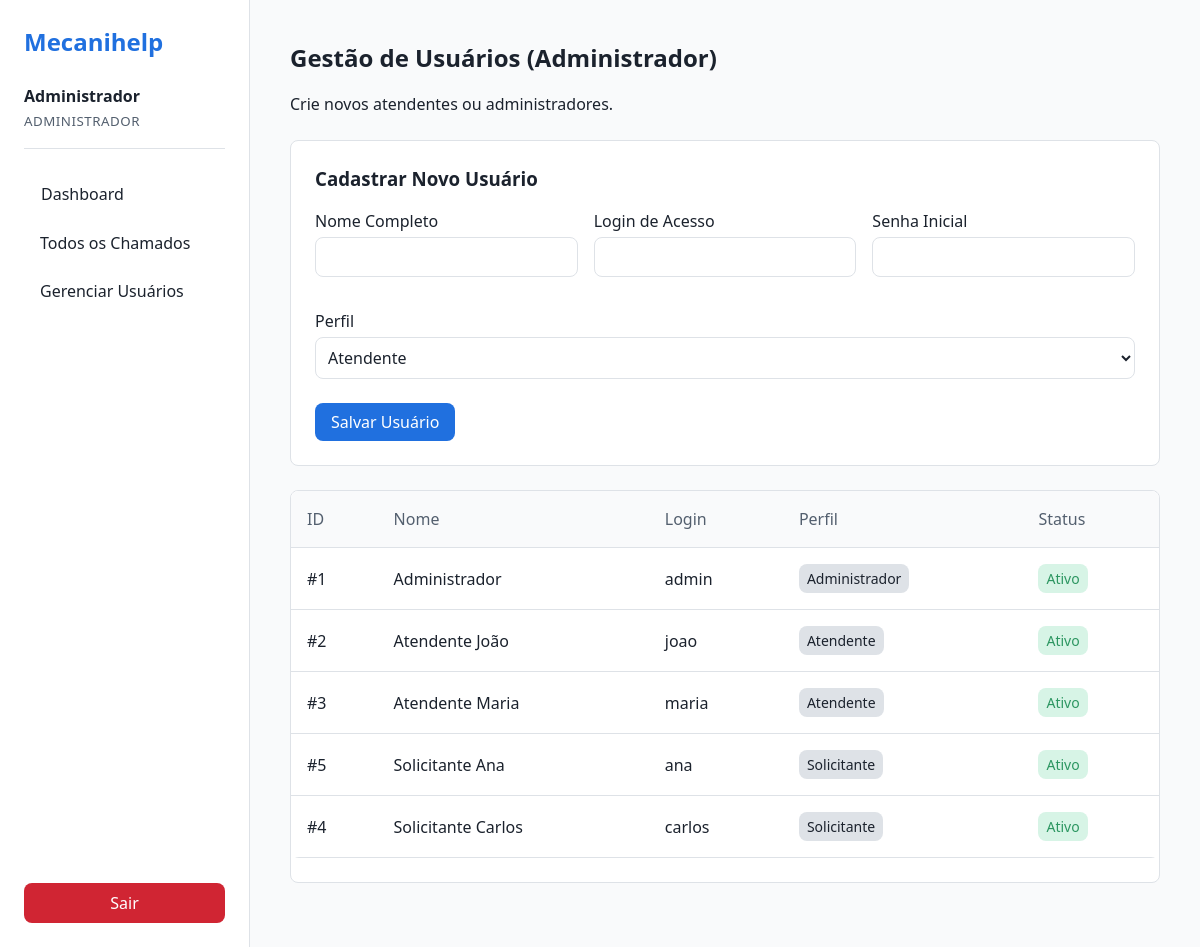
Screenshot of /public/admin/usuarios.php (signed in) with the database file from the repository.
### tables this page shows
CREATE TABLE usuario (
    id_usuario INT PRIMARY KEY AUTO_INCREMENT,
    nome VARCHAR(100) NOT NULL,
    login VARCHAR(50) UNIQUE NOT NULL,
    senha VARCHAR(255) NOT NULL,
    perfil ENUM('solicitante', 'atendente', 'administrador') NOT NULL,
    ativo BOOLEAN NOT NULL DEFAULT TRUE
);

### app/core/Session.php (called while the page is built, shortened)
<?php
class Session {
    public static function get(string $key, $default = null) {
        return $_SESSION[$key] ?? $default;
    }
}

### app/core/Auth.php (called while the page is built, shortened)
<?php
class Auth {
    public static function check(): bool {
        return Session::get('usuario_id') !== null;
    }
    public static function usuario(): ?array {
        return [
            'id' => Session::get('usuario_id'),
            'nome' => Session::get('usuario_nome'),
            'perfil' => Session::get('usuario_perfil')
        ];
    }
}

### app/repositories/UsuarioRepository.php (called while the page is built, shortened)
<?php
class UsuarioRepository {
    private PDO $db;
    public function __construct() {
        $this->db = getDbConnection();
    }
    public function findAll(): array {
        $stmt = $this->db->query("SELECT id_usuario, nome, login, perfil, ativo FROM usuario ORDER BY nome ASC");
        return $stmt->fetchAll();
    }
}

### app/config/database.php (called while the page is built, shortened)
<?php
function getDbConnection(): PDO {
    static $pdo = null;
    if ($pdo === null) {
        $dsn = sprintf("mysql:host=%s;dbname=%s;charset=utf8", DB_HOST, DB_NAME);
        $options = [
            PDO::ATTR_ERRMODE            => PDO::ERRMODE_EXCEPTION,
            PDO::ATTR_DEFAULT_FETCH_MODE => PDO::FETCH_ASSOC,
            PDO::ATTR_EMULATE_PREPARES   => false,
        ];
        try {
            $pdo = new PDO($dsn, DB_USER, DB_PASS, $options);
        } catch (PDOException $e) {
            die("Erro de conexão com o banco de dados.");
        }
    }
    return $pdo;
}

### app/bootstrap.php (called while the page is built, shortened)
<?php
require_once __DIR__ . '/config/database.php';
require_once __DIR__ . '/core/helpers.php';
spl_autoload_register(function ($class) {
    $directories = ['core', 'models', 'services', 'repositories'];
    foreach ($directories as $dir) {
        $file = __DIR__ . '/' . $dir . '/' . $class . '.php';
        if (file_exists($file)) {
            return;
        }
    }
});

### app/core/helpers.php (called while the page is built, shortened)
<?php
function e(string $string): string {
    return htmlspecialchars($string, ENT_QUOTES, 'UTF-8');
}

### public/admin/usuarios.php (the view, shortened to what this page needs)
<?php
require_once __DIR__ . '/../../app/bootstrap.php';
$repo = new UsuarioRepository();
$usuarios = $repo->findAll();
require_once __DIR__ . '/../../app/views/layouts/header.php';
require_once __DIR__ . '/../../app/views/layouts/menu.php';
?>
<main class="main-content">
    <div class="container">
        <h2>Gestão de Usuários (Administrador)</h2>
        <p class="text-muted" style="margin-bottom: var(--space-4);">Crie novos atendentes ou administradores.</p>
        <div class="card">
            <h3>Cadastrar Novo Usuário</h3>
            <form method="POST" action="usuarios.php" style="margin-top: var(--space-3);">
                <div style="display: flex; gap: var(--space-3); flex-wrap: wrap;">
                    <div class="form-group" style="flex: 1; min-width: 200px;">
                        <label class="form-label" for="nome">Nome Completo</label>
                        <input class="form-control" type="text" name="nome" id="nome" required>
                    </div>
                    <div class="form-group" style="flex: 1; min-width: 200px;">
                        <label class="form-label" for="login">Login de Acesso</label>
                        <input class="form-control" type="text" name="login" id="login" required>
                    </div>
                    <div class="form-group" style="flex: 1; min-width: 200px;">
                        <label class="form-label" for="senha">Senha Inicial</label>
                        <input class="form-control" type="password" name="senha" id="senha" required>
                    </div>
                    <div class="form-group" style="flex: 1; min-width: 200px;">
                        <label class="form-label" for="perfil">Perfil</label>
                        <select class="form-control" name="perfil" id="perfil" required>
                            <option value="atendente">Atendente</option>
                        </select>
                    </div>
                </div>
                <button type="submit" class="btn btn-primary" style="margin-top: var(--space-2);">Salvar Usuário</button>
            </form>
        </div>
        <div class="card" style="padding: 0;">
            <table class="table">
                <thead>
                    <tr>
                        <th>ID</th>
                        <th>Nome</th>
                        <th>Login</th>
                        <th>Perfil</th>
                        <th>Status</th>
                    </tr>
                </thead>
                <tbody>
                    <?php foreach ($usuarios as $u): ?>
                        <tr>
                            <td>#<?= e((string)$u['id_usuario']) ?></td>
                            <td><?= e($u['nome']) ?></td>
                            <td><?= e($u['login']) ?></td>
                            <td>
                                <span class="badge" style="background: var(--gray-200); color: var(--text);">
                                    <?= e(ucfirst($u['perfil'])) ?>
                                </span>
                            </td>
                            <td>
                                <span class="badge badge-<?= $u['ativo'] ? 'concluido' : 'encerrado' ?>">
                                    <?= $u['ativo'] ? 'Ativo' : 'Inativo' ?>
                                </span>
                            </td>
                        </tr>
                    <?php endforeach; ?>
                </tbody>
            </table>
        </div>
    </div>
</main>
<?php require_once __DIR__ . '/../../app/views/layouts/footer.php'; ?>

### app/views/layouts/header.php (shortened to what this page needs)
<!DOCTYPE html>
<html lang="pt-BR">
<head>
    <link rel="stylesheet" href="<?= BASE_URL ?>/assets/css/tokens.css">
    <link rel="stylesheet" href="<?= BASE_URL ?>/assets/css/base.css">
    <link rel="stylesheet" href="<?= BASE_URL ?>/assets/css/components.css">
</head>
<body>
    <div class="layout-wrapper">

### app/views/layouts/menu.php (shortened to what this page needs)
<?php
$usuario = Auth::usuario();
?>
<aside style="width: 250px; background-color: var(--surface); border-right: 1px solid var(--border); padding: var(--space-4); display: flex; flex-direction: column;">
    <h2 style="color: var(--primary); margin-bottom: var(--space-4);">Mecanihelp</h2>
    <div style="margin-bottom: var(--space-4); border-bottom: 1px solid var(--border); padding-bottom: var(--space-3);">
        <strong style="color: var(--text);"><?= e($usuario['nome'] ?? '') ?></strong><br>
        <small style="color: var(--text-muted); text-transform: uppercase; letter-spacing: 0.5px;"><?= e($usuario['perfil'] ?? '') ?></small>
    </div>
    <nav style="display: flex; flex-direction: column; gap: var(--space-2); flex: 1;">
        <a href="<?= BASE_URL ?>/dashboard.php" class="btn btn-secondary" style="text-align: left; background-color: transparent; border: 1px solid transparent;">Dashboard</a>
        <?php if (($usuario['perfil'] ?? '') === 'solicitante'): ?>
            <a href="<?= BASE_URL ?>/chamados/index.php" class="btn btn-secondary" style="text-align: left; background-color: transparent;">Meus Chamados</a>
            <a href="<?= BASE_URL ?>/chamados/novo.php" class="btn btn-primary" style="text-align: center; margin-top: var(--space-2);">+ Novo Chamado</a>
        <?php elseif (($usuario['perfil'] ?? '') === 'atendente'): ?>
            <a href="<?= BASE_URL ?>/chamados/index.php" class="btn btn-secondary" style="text-align: left; background-color: transparent;">Painel de Atendimento</a>
        <?php elseif (($usuario['perfil'] ?? '') === 'administrador'): ?>
            <a href="<?= BASE_URL ?>/chamados/index.php" class="btn btn-secondary" style="text-align: left; background-color: transparent;">Todos os Chamados</a>
            <a href="<?= BASE_URL ?>/admin/usuarios.php" class="btn btn-secondary" style="text-align: left; background-color: transparent;">Gerenciar Usuários</a>
        <?php endif; ?>
    </nav>
    <div style="margin-top: auto;">
        <a href="<?= BASE_URL ?>/logout.php" class="btn btn-danger" style="display: block; width: 100%;">Sair</a>
    </div>
</aside>

### app/views/layouts/footer.php (shortened to what this page needs)
    </div>
</body>
</html>

### public/assets/css/tokens.css (style rules this page uses)
:root { --blue-50: hsl(215, 100%, 97%); --blue-100: hsl(215, 95%, 92%); --blue-200: hsl(215, 90%, 84%); --blue-300: hsl(215, 85%, 72%); --blue-400: hsl(215, 80%, 60%); --blue-500: hsl(215, 75%, 50%); --blue-600: hsl(215, 80%, 42%); --blue-700: hsl(215, 85%, 34%); --blue-800: hsl(215, 88%, 26%); --blue-900: hsl(215, 90%, 18%); --gray-50: hsl(215, 25%, 98%); --gray-100: hsl(215, 20%, 95%); --gray-200: hsl(215, 16%, 89%); --gray-400: hsl(215, 12%, 62%); --gray-600: hsl(215, 14%, 38%); --gray-900: hsl(215, 25%, 14%); --success: hsl(150, 55%, 38%); --warning: hsl(38, 90%, 48%); --danger: hsl(355, 70%, 48%); --bg: var(--gray-50); --surface: hsl(0, 0%, 100%); --border: var(--gray-200); --text: var(--gray-900); --text-muted: var(--gray-600); --primary: var(--blue-500); --primary-hover: var(--blue-600); --radius: 8px; --space-1: .25rem; --space-2: .5rem; --space-3: 1rem; --space-4: 1.5rem; --space-5: 2.5rem; --font: system-ui, -apple-system, "Segoe UI", Roboto, sans-serif; }

### public/assets/css/base.css (style rules this page uses)
* { box-sizing: border-box; margin: 0; padding: 0; }
body { font-family: var(--font); background-color: var(--bg); color: var(--text); line-height: 1.5; -webkit-font-smoothing: antialiased; }
a { color: var(--primary); text-decoration: none; }
h1, h2, h3, h4, h5, h6 { color: var(--text); margin-bottom: var(--space-3); font-weight: 600; }
.container { max-width: 1200px; margin: 0 auto; padding: var(--space-3); }
.layout-wrapper { display: flex; min-height: 100vh; }
.main-content { flex: 1; padding: var(--space-4); background-color: var(--bg); }

### public/assets/css/components.css (style rules this page uses)
.btn { display: inline-block; padding: var(--space-2) var(--space-3); border-radius: var(--radius); font-weight: 500; cursor: pointer; border: none; text-align: center; transition: background-color 0.2s ease, color 0.2s ease; font-size: 1rem; font-family: var(--font); }
.btn-primary { background-color: var(--primary); color: var(--surface); }
.btn-secondary { background-color: var(--gray-200); color: var(--text); }
.btn-danger { background-color: var(--danger); color: var(--surface); }
.form-group { margin-bottom: var(--space-3); }
.form-label { display: block; margin-bottom: var(--space-1); font-weight: 500; color: var(--text); }
.form-control { width: 100%; padding: var(--space-2); border: 1px solid var(--border); border-radius: var(--radius); background-color: var(--surface); color: var(--text); font-family: var(--font); font-size: 1rem; }
.card { background-color: var(--surface); border: 1px solid var(--border); border-radius: var(--radius); padding: var(--space-4); margin-bottom: var(--space-4); }
.table { width: 100%; border-collapse: collapse; margin-bottom: var(--space-4); background-color: var(--surface); border-radius: var(--radius); overflow: hidden; }
.table th, .table td { padding: var(--space-3); text-align: left; border-bottom: 1px solid var(--border); }
.table th { background-color: var(--gray-50); color: var(--text-muted); font-weight: 500; }
.badge { padding: 0.25rem 0.5rem; border-radius: var(--radius); font-size: 0.875rem; font-weight: 500; display: inline-block; }
.badge-concluido { background-color: hsl(150, 55%, 90%); color: var(--success); }

### rows the page displays
usuario: nome "Administrador", perfil "ADMINISTRADOR", id_usuario "1", login "admin", perfil "Administrador", ativo "Ativo"
usuario: id_usuario "2", nome "Atendente João", login "joao", perfil "Atendente", ativo "Ativo"
usuario: id_usuario "3", nome "Atendente Maria", login "maria", perfil "Atendente", ativo "Ativo"
usuario: id_usuario "5", nome "Solicitante Ana", login "ana", perfil "Solicitante", ativo "Ativo"
usuario: id_usuario "4", nome "Solicitante Carlos", login "carlos", perfil "Solicitante", ativo "Ativo"
